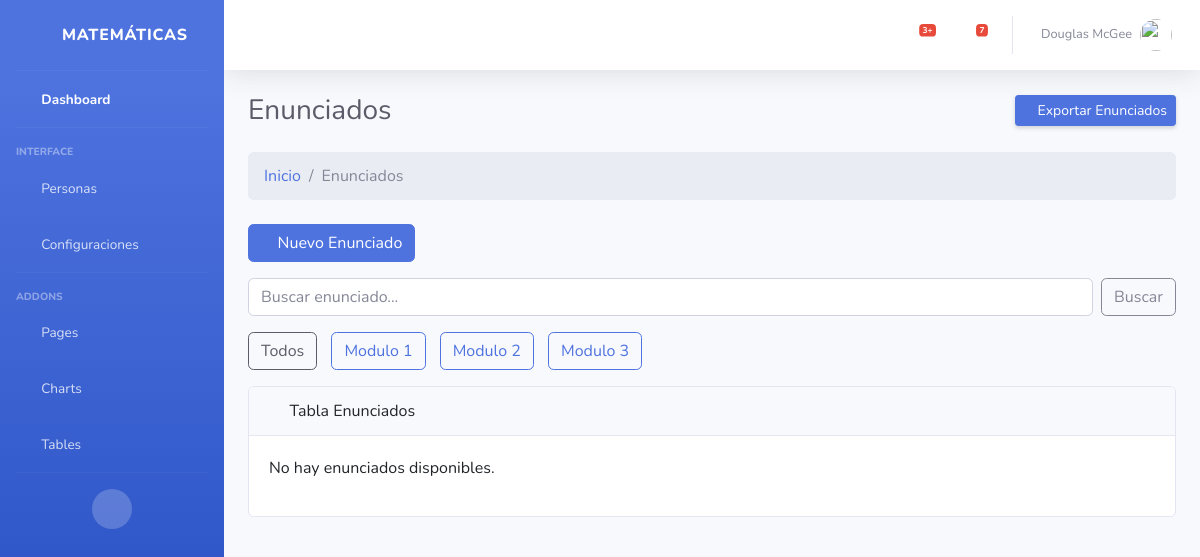
/enunciado/, run on an earlier commit of the app's database.
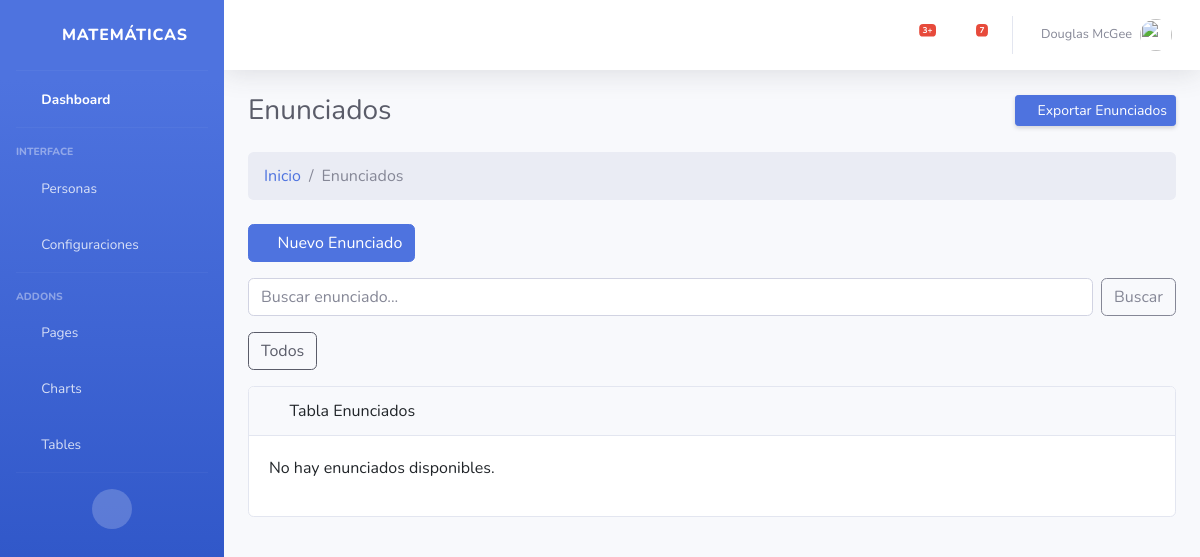
And on a later commit of the database.
### Aplicaciones/core/models.py (models this page shows, shortened)
class Modulos(models.Model):
    mod_id = models.AutoField(primary_key=True)
    mod_nombre = models.CharField(max_length=50,null=False,unique=True,verbose_name="Nombre del modulo:")
    mod_descripcion = models.CharField(max_length=100,null=False,verbose_name="Descripción del modulo:")
    mod_estado = models.BooleanField(default=True,verbose_name='Estado:')
    mod_fecha_creacion = models.DateTimeField(auto_now_add=True,verbose_name='Creado el:')
    mod_fecha_actualizacion = models.DateTimeField(auto_now=True,verbose_name='Actualizado el:')

### Aplicaciones/core/views/crud_enunciado_views.py (the view)
# urls.py: path('enunciado/', crud_enunciado_views.index, name='enunciado_index'),
def index(request):
    buscar = request.GET.get("buscar", "").strip()
    modulo_id = request.GET.get("modulo")
    enunciados = Enunciados.objects.filter(enun_estado=True).select_related('fk_nivel', 'fk_nivel__fk_modulo').prefetch_related('preguntas_set__opciones_set')
    if buscar:
        enunciados = enunciados.filter(enun_nombre__icontains=buscar)
    if modulo_id:
        enunciados = enunciados.filter(fk_nivel__fk_modulo__id=modulo_id)
    enunciados = enunciados.select_related('fk_nivel', 'fk_nivel__fk_modulo').prefetch_related('preguntas_set', 'preguntas_set__opciones_set')
    modulos = Modulos.objects.all()
    return render(request, 'enunciado/index.html', {
        'enunciados': enunciados,
        'modulos': modulos,
    })

### Aplicaciones/core/templates/enunciado/Index.html (shortened to what the changed rows need)
{% extends "plantillas/MasterAdmin.html" %}
{% load static %}
{% block content %}
<div class="container-fluid ">
    <div class="d-sm-flex align-items-center justify-content-between mb-4">
        <h1 class="h3 mb-0 text-gray-800">Enunciados</h1>
    </div>
    <div class="mb-3">
        <a href="{% url 'enunciado_index' %}" class="btn btn-outline-dark btn-filtro">Todos</a>
        {% for modulo in modulos %}
        <a href="?modulo={{ modulo.id }}" class="btn btn-outline-primary btn-filtro">{{ modulo.mod_nombre }}</a>
        {% endfor %}
    </div>
</div>
{% endblock %}

What changed in the data, as far as the page shows it:
removed Modulos: mod_nombre "Modulo 1"
removed Modulos: mod_nombre "Modulo 2"
removed Modulos: mod_nombre "Modulo 3"
